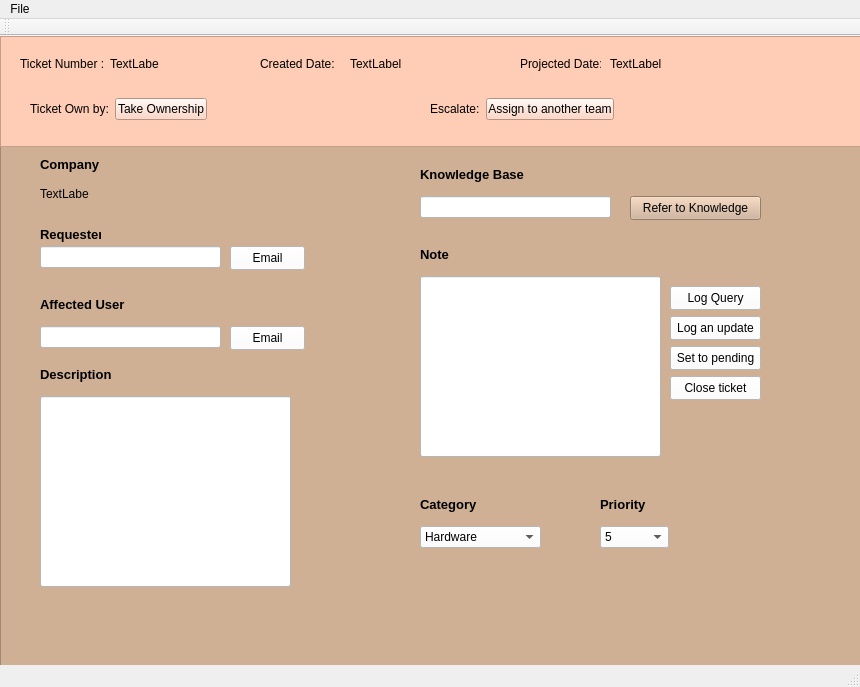
<?xml version="1.0" encoding="UTF-8"?>
<ui version="4.0">
 <class>MainWindow</class>
 <widget class="QMainWindow" name="MainWindow">
  <property name="geometry">
   <rect>
    <x>0</x>
    <y>0</y>
    <width>860</width>
    <height>687</height>
   </rect>
  </property>
  <property name="windowTitle">
   <string>MainWindow</string>
  </property>
  <widget class="QWidget" name="centralwidget">
   <widget class="QFrame" name="frame_2">
    <property name="geometry">
     <rect>
      <x>0</x>
      <y>100</y>
      <width>861</width>
      <height>531</height>
     </rect>
    </property>
    <property name="styleSheet">
     <string notr="true">background-color: rgb(207, 176, 149);</string>
    </property>
    <property name="frameShape">
     <enum>QFrame::StyledPanel</enum>
    </property>
    <property name="frameShadow">
     <enum>QFrame::Raised</enum>
    </property>
    <widget class="QLabel" name="label_6">
     <property name="geometry">
      <rect>
       <x>40</x>
       <y>20</y>
       <width>61</width>
       <height>16</height>
      </rect>
     </property>
     <property name="font">
      <font>
       <pointsize>10</pointsize>
       <bold>true</bold>
      </font>
     </property>
     <property name="text">
      <string>Company</string>
     </property>
    </widget>
    <widget class="QLabel" name="label_7">
     <property name="geometry">
      <rect>
       <x>40</x>
       <y>90</y>
       <width>61</width>
       <height>16</height>
      </rect>
     </property>
     <property name="font">
      <font>
       <pointsize>10</pointsize>
       <bold>true</bold>
      </font>
     </property>
     <property name="text">
      <string>Requester</string>
     </property>
    </widget>
    <widget class="QLabel" name="label_8">
     <property name="geometry">
      <rect>
       <x>40</x>
       <y>160</y>
       <width>91</width>
       <height>16</height>
      </rect>
     </property>
     <property name="font">
      <font>
       <pointsize>10</pointsize>
       <bold>true</bold>
      </font>
     </property>
     <property name="text">
      <string>Affected User</string>
     </property>
    </widget>
    <widget class="QLabel" name="label_9">
     <property name="geometry">
      <rect>
       <x>40</x>
       <y>230</y>
       <width>71</width>
       <height>16</height>
      </rect>
     </property>
     <property name="font">
      <font>
       <pointsize>10</pointsize>
       <bold>true</bold>
      </font>
     </property>
     <property name="text">
      <string>Description</string>
     </property>
    </widget>
    <widget class="QLabel" name="companyNameLabel">
     <property name="geometry">
      <rect>
       <x>40</x>
       <y>50</y>
       <width>49</width>
       <height>16</height>
      </rect>
     </property>
     <property name="text">
      <string>TextLabel</string>
     </property>
    </widget>
    <widget class="QLineEdit" name="RequesterLineEdit">
     <property name="geometry">
      <rect>
       <x>40</x>
       <y>110</y>
       <width>181</width>
       <height>22</height>
      </rect>
     </property>
     <property name="styleSheet">
      <string notr="true">background-color: rgb(255, 255, 255);</string>
     </property>
    </widget>
    <widget class="QLineEdit" name="AffectedUserLineEdit">
     <property name="geometry">
      <rect>
       <x>40</x>
       <y>190</y>
       <width>181</width>
       <height>22</height>
      </rect>
     </property>
     <property name="styleSheet">
      <string notr="true">background-color: rgb(255, 255, 255);</string>
     </property>
    </widget>
    <widget class="QLineEdit" name="DescriptionLineEdit">
     <property name="geometry">
      <rect>
       <x>40</x>
       <y>260</y>
       <width>251</width>
       <height>191</height>
      </rect>
     </property>
     <property name="styleSheet">
      <string notr="true">background-color: rgb(255, 255, 255);</string>
     </property>
    </widget>
    <widget class="QLabel" name="label_10">
     <property name="geometry">
      <rect>
       <x>420</x>
       <y>30</y>
       <width>111</width>
       <height>16</height>
      </rect>
     </property>
     <property name="font">
      <font>
       <pointsize>10</pointsize>
       <bold>true</bold>
      </font>
     </property>
     <property name="text">
      <string>Knowledge Base</string>
     </property>
    </widget>
    <widget class="QLabel" name="label_11">
     <property name="geometry">
      <rect>
       <x>420</x>
       <y>110</y>
       <width>49</width>
       <height>16</height>
      </rect>
     </property>
     <property name="font">
      <font>
       <pointsize>10</pointsize>
       <bold>true</bold>
      </font>
     </property>
     <property name="text">
      <string>Note</string>
     </property>
    </widget>
    <widget class="QLabel" name="label_12">
     <property name="geometry">
      <rect>
       <x>420</x>
       <y>360</y>
       <width>71</width>
       <height>16</height>
      </rect>
     </property>
     <property name="font">
      <font>
       <pointsize>10</pointsize>
       <bold>true</bold>
      </font>
     </property>
     <property name="text">
      <string>Category</string>
     </property>
    </widget>
    <widget class="QLabel" name="label_13">
     <property name="geometry">
      <rect>
       <x>600</x>
       <y>360</y>
       <width>49</width>
       <height>16</height>
      </rect>
     </property>
     <property name="font">
      <font>
       <pointsize>10</pointsize>
       <bold>true</bold>
      </font>
     </property>
     <property name="text">
      <string>Priority</string>
     </property>
    </widget>
    <widget class="QLineEdit" name="lineEdit">
     <property name="geometry">
      <rect>
       <x>420</x>
       <y>60</y>
       <width>191</width>
       <height>22</height>
      </rect>
     </property>
     <property name="styleSheet">
      <string notr="true">background-color: rgb(255, 255, 255);</string>
     </property>
    </widget>
    <widget class="QLineEdit" name="NoteLineEdit">
     <property name="geometry">
      <rect>
       <x>420</x>
       <y>140</y>
       <width>241</width>
       <height>181</height>
      </rect>
     </property>
     <property name="styleSheet">
      <string notr="true">background-color: rgb(255, 255, 255);</string>
     </property>
    </widget>
    <widget class="QComboBox" name="CategorycomboBox">
     <property name="geometry">
      <rect>
       <x>420</x>
       <y>390</y>
       <width>121</width>
       <height>22</height>
      </rect>
     </property>
     <property name="styleSheet">
      <string notr="true">background-color: rgb(255, 255, 255);</string>
     </property>
     <item>
      <property name="text">
       <string>Hardware</string>
      </property>
     </item>
     <item>
      <property name="text">
       <string>Software</string>
      </property>
     </item>
     <item>
      <property name="text">
       <string>Application</string>
      </property>
     </item>
    </widget>
    <widget class="QComboBox" name="PriorityBox">
     <property name="geometry">
      <rect>
       <x>600</x>
       <y>390</y>
       <width>69</width>
       <height>22</height>
      </rect>
     </property>
     <property name="styleSheet">
      <string notr="true">background-color: rgb(255, 255, 255);</string>
     </property>
     <item>
      <property name="text">
       <string>5</string>
      </property>
     </item>
     <item>
      <property name="text">
       <string>4</string>
      </property>
     </item>
     <item>
      <property name="text">
       <string>3</string>
      </property>
     </item>
     <item>
      <property name="text">
       <string>2</string>
      </property>
     </item>
     <item>
      <property name="text">
       <string>1</string>
      </property>
     </item>
    </widget>
    <widget class="QPushButton" name="pushButton">
     <property name="geometry">
      <rect>
       <x>630</x>
       <y>60</y>
       <width>131</width>
       <height>24</height>
      </rect>
     </property>
     <property name="text">
      <string>Refer to Knowledge</string>
     </property>
    </widget>
    <widget class="QPushButton" name="pushButton_2">
     <property name="geometry">
      <rect>
       <x>670</x>
       <y>150</y>
       <width>91</width>
       <height>24</height>
      </rect>
     </property>
     <property name="styleSheet">
      <string notr="true">background-color: rgb(255, 255, 255);</string>
     </property>
     <property name="text">
      <string>Log Query</string>
     </property>
    </widget>
    <widget class="QPushButton" name="pushButton_3">
     <property name="geometry">
      <rect>
       <x>670</x>
       <y>180</y>
       <width>91</width>
       <height>24</height>
      </rect>
     </property>
     <property name="styleSheet">
      <string notr="true">background-color: rgb(255, 255, 255);</string>
     </property>
     <property name="text">
      <string>Log an update</string>
     </property>
    </widget>
    <widget class="QPushButton" name="pushButton_4">
     <property name="geometry">
      <rect>
       <x>670</x>
       <y>210</y>
       <width>91</width>
       <height>24</height>
      </rect>
     </property>
     <property name="styleSheet">
      <string notr="true">background-color: rgb(255, 255, 255);</string>
     </property>
     <property name="text">
      <string>Set to pending</string>
     </property>
    </widget>
    <widget class="QPushButton" name="pushButton_5">
     <property name="geometry">
      <rect>
       <x>670</x>
       <y>240</y>
       <width>91</width>
       <height>24</height>
      </rect>
     </property>
     <property name="styleSheet">
      <string notr="true">background-color: rgb(255, 255, 255);</string>
     </property>
     <property name="text">
      <string>Close ticket</string>
     </property>
    </widget>
    <widget class="QPushButton" name="EmailButton1">
     <property name="geometry">
      <rect>
       <x>230</x>
       <y>110</y>
       <width>75</width>
       <height>24</height>
      </rect>
     </property>
     <property name="styleSheet">
      <string notr="true">background-color: rgb(255, 255, 255);</string>
     </property>
     <property name="text">
      <string>Email</string>
     </property>
    </widget>
    <widget class="QPushButton" name="EmailButton_2">
     <property name="geometry">
      <rect>
       <x>230</x>
       <y>190</y>
       <width>75</width>
       <height>24</height>
      </rect>
     </property>
     <property name="styleSheet">
      <string notr="true">background-color: rgb(255, 255, 255);</string>
     </property>
     <property name="text">
      <string>Email</string>
     </property>
    </widget>
   </widget>
   <widget class="QFrame" name="frame">
    <property name="geometry">
     <rect>
      <x>0</x>
      <y>0</y>
      <width>861</width>
      <height>111</height>
     </rect>
    </property>
    <property name="styleSheet">
     <string notr="true">background-color: rgb(255, 204, 181);</string>
    </property>
    <property name="frameShape">
     <enum>QFrame::StyledPanel</enum>
    </property>
    <property name="frameShadow">
     <enum>QFrame::Raised</enum>
    </property>
    <widget class="QLabel" name="label">
     <property name="geometry">
      <rect>
       <x>20</x>
       <y>20</y>
       <width>91</width>
       <height>16</height>
      </rect>
     </property>
     <property name="text">
      <string>Ticket Number :</string>
     </property>
    </widget>
    <widget class="QLabel" name="label_2">
     <property name="geometry">
      <rect>
       <x>260</x>
       <y>20</y>
       <width>81</width>
       <height>16</height>
      </rect>
     </property>
     <property name="text">
      <string>Created Date:</string>
     </property>
    </widget>
    <widget class="QLabel" name="label_3">
     <property name="geometry">
      <rect>
       <x>520</x>
       <y>20</y>
       <width>81</width>
       <height>16</height>
      </rect>
     </property>
     <property name="text">
      <string>Projected Date:</string>
     </property>
    </widget>
    <widget class="QLabel" name="ticketNumberLabel1">
     <property name="geometry">
      <rect>
       <x>110</x>
       <y>20</y>
       <width>49</width>
       <height>16</height>
      </rect>
     </property>
     <property name="text">
      <string>TextLabel</string>
     </property>
    </widget>
    <widget class="QLabel" name="CreatedDatelabel">
     <property name="geometry">
      <rect>
       <x>350</x>
       <y>20</y>
       <width>121</width>
       <height>16</height>
      </rect>
     </property>
     <property name="text">
      <string>TextLabel</string>
     </property>
    </widget>
    <widget class="QLabel" name="ProjectedDateLabel">
     <property name="geometry">
      <rect>
       <x>610</x>
       <y>20</y>
       <width>111</width>
       <height>16</height>
      </rect>
     </property>
     <property name="text">
      <string>TextLabel</string>
     </property>
    </widget>
    <widget class="QWidget" name="layoutWidget">
     <property name="geometry">
      <rect>
       <x>30</x>
       <y>60</y>
       <width>177</width>
       <height>26</height>
      </rect>
     </property>
     <layout class="QHBoxLayout" name="horizontalLayout">
      <item>
       <widget class="QLabel" name="label_4">
        <property name="text">
         <string>Ticket Own by:</string>
        </property>
       </widget>
      </item>
      <item>
       <widget class="QPushButton" name="assignButton1">
        <property name="text">
         <string>Take Ownership</string>
        </property>
       </widget>
      </item>
     </layout>
    </widget>
    <widget class="QWidget" name="layoutWidget_2">
     <property name="geometry">
      <rect>
       <x>430</x>
       <y>60</y>
       <width>184</width>
       <height>26</height>
      </rect>
     </property>
     <layout class="QHBoxLayout" name="horizontalLayout_2">
      <item>
       <widget class="QLabel" name="label_5">
        <property name="text">
         <string>Escalate:</string>
        </property>
       </widget>
      </item>
      <item>
       <widget class="QPushButton" name="assignButton">
        <property name="text">
         <string>Assign to another team</string>
        </property>
       </widget>
      </item>
     </layout>
    </widget>
   </widget>
  </widget>
  <widget class="QMenuBar" name="menubar">
   <property name="geometry">
    <rect>
     <x>0</x>
     <y>0</y>
     <width>860</width>
     <height>22</height>
    </rect>
   </property>
   <widget class="QMenu" name="menuFile">
    <property name="title">
     <string>File</string>
    </property>
    <addaction name="actionSave"/>
   </widget>
   <addaction name="menuFile"/>
  </widget>
  <widget class="QStatusBar" name="statusbar"/>
  <widget class="QToolBar" name="toolBar">
   <property name="windowTitle">
    <string>toolBar</string>
   </property>
   <attribute name="toolBarArea">
    <enum>TopToolBarArea</enum>
   </attribute>
   <attribute name="toolBarBreak">
    <bool>false</bool>
   </attribute>
  </widget>
  <action name="actionSave">
   <property name="text">
    <string>Save</string>
   </property>
  </action>
 </widget>
 <resources/>
 <connections/>
</ui>
